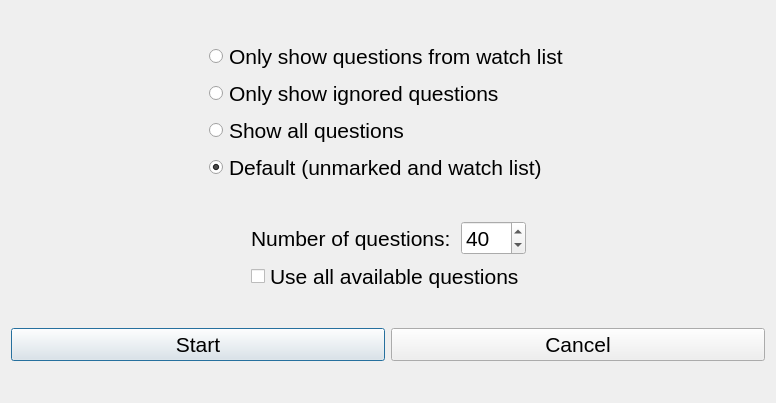
<?xml version="1.0" encoding="UTF-8"?>
<ui version="4.0">
 <class>new_training_dialog</class>
 <widget class="QDialog" name="new_training_dialog">
  <property name="geometry">
   <rect>
    <x>0</x>
    <y>0</y>
    <width>776</width>
    <height>403</height>
   </rect>
  </property>
  <property name="windowTitle">
   <string>Question Filter</string>
  </property>
  <layout class="QVBoxLayout" name="verticalLayout_3">
   <item>
    <spacer name="verticalSpacer">
     <property name="orientation">
      <enum>Qt::Vertical</enum>
     </property>
     <property name="sizeType">
      <enum>QSizePolicy::Preferred</enum>
     </property>
     <property name="sizeHint" stdset="0">
      <size>
       <width>20</width>
       <height>40</height>
      </size>
     </property>
    </spacer>
   </item>
   <item>
    <layout class="QHBoxLayout" name="horizontalLayout_2">
     <item>
      <spacer name="horizontalSpacer">
       <property name="orientation">
        <enum>Qt::Horizontal</enum>
       </property>
       <property name="sizeHint" stdset="0">
        <size>
         <width>40</width>
         <height>20</height>
        </size>
       </property>
      </spacer>
     </item>
     <item>
      <layout class="QVBoxLayout" name="verticalLayout">
       <item>
        <widget class="QRadioButton" name="radioButton_watched_only">
         <property name="font">
          <font>
           <pointsize>16</pointsize>
          </font>
         </property>
         <property name="text">
          <string>Only show questions from watch list</string>
         </property>
        </widget>
       </item>
       <item>
        <widget class="QRadioButton" name="radioButton_done_only">
         <property name="font">
          <font>
           <pointsize>16</pointsize>
          </font>
         </property>
         <property name="text">
          <string>Only show ignored questions</string>
         </property>
        </widget>
       </item>
       <item>
        <widget class="QRadioButton" name="radioButton_show_all">
         <property name="font">
          <font>
           <pointsize>16</pointsize>
          </font>
         </property>
         <property name="text">
          <string>Show all questions</string>
         </property>
        </widget>
       </item>
       <item>
        <widget class="QRadioButton" name="radioButton_default">
         <property name="font">
          <font>
           <pointsize>16</pointsize>
          </font>
         </property>
         <property name="text">
          <string>Default (unmarked and watch list)</string>
         </property>
         <property name="checked">
          <bool>true</bool>
         </property>
        </widget>
       </item>
      </layout>
     </item>
     <item>
      <spacer name="horizontalSpacer_2">
       <property name="orientation">
        <enum>Qt::Horizontal</enum>
       </property>
       <property name="sizeHint" stdset="0">
        <size>
         <width>40</width>
         <height>20</height>
        </size>
       </property>
      </spacer>
     </item>
    </layout>
   </item>
   <item>
    <spacer name="verticalSpacer_2">
     <property name="orientation">
      <enum>Qt::Vertical</enum>
     </property>
     <property name="sizeHint" stdset="0">
      <size>
       <width>20</width>
       <height>41</height>
      </size>
     </property>
    </spacer>
   </item>
   <item>
    <layout class="QHBoxLayout" name="horizontalLayout_3">
     <item>
      <spacer name="horizontalSpacer_3">
       <property name="orientation">
        <enum>Qt::Horizontal</enum>
       </property>
       <property name="sizeHint" stdset="0">
        <size>
         <width>40</width>
         <height>20</height>
        </size>
       </property>
      </spacer>
     </item>
     <item>
      <layout class="QVBoxLayout" name="verticalLayout_2">
       <item>
        <layout class="QFormLayout" name="formLayout">
         <property name="horizontalSpacing">
          <number>10</number>
         </property>
         <item row="0" column="0">
          <widget class="QLabel" name="label_number_questions">
           <property name="font">
            <font>
             <pointsize>16</pointsize>
            </font>
           </property>
           <property name="text">
            <string>Number of questions:</string>
           </property>
          </widget>
         </item>
         <item row="0" column="1">
          <widget class="QSpinBox" name="spinBox_number_questions">
           <property name="sizePolicy">
            <sizepolicy hsizetype="Preferred" vsizetype="Preferred">
             <horstretch>0</horstretch>
             <verstretch>0</verstretch>
            </sizepolicy>
           </property>
           <property name="font">
            <font>
             <pointsize>16</pointsize>
            </font>
           </property>
           <property name="maximum">
            <number>999</number>
           </property>
           <property name="value">
            <number>40</number>
           </property>
          </widget>
         </item>
        </layout>
       </item>
       <item>
        <widget class="QCheckBox" name="checkBox_all_questions">
         <property name="font">
          <font>
           <pointsize>16</pointsize>
          </font>
         </property>
         <property name="text">
          <string>Use all available questions</string>
         </property>
        </widget>
       </item>
      </layout>
     </item>
     <item>
      <spacer name="horizontalSpacer_4">
       <property name="orientation">
        <enum>Qt::Horizontal</enum>
       </property>
       <property name="sizeHint" stdset="0">
        <size>
         <width>40</width>
         <height>20</height>
        </size>
       </property>
      </spacer>
     </item>
    </layout>
   </item>
   <item>
    <spacer name="verticalSpacer_4">
     <property name="orientation">
      <enum>Qt::Vertical</enum>
     </property>
     <property name="sizeHint" stdset="0">
      <size>
       <width>20</width>
       <height>40</height>
      </size>
     </property>
    </spacer>
   </item>
   <item>
    <layout class="QHBoxLayout" name="horizontalLayout">
     <item>
      <widget class="QPushButton" name="button_start">
       <property name="sizePolicy">
        <sizepolicy hsizetype="MinimumExpanding" vsizetype="MinimumExpanding">
         <horstretch>0</horstretch>
         <verstretch>0</verstretch>
        </sizepolicy>
       </property>
       <property name="font">
        <font>
         <pointsize>16</pointsize>
        </font>
       </property>
       <property name="text">
        <string>Start</string>
       </property>
      </widget>
     </item>
     <item>
      <widget class="QPushButton" name="button_cancel">
       <property name="sizePolicy">
        <sizepolicy hsizetype="MinimumExpanding" vsizetype="MinimumExpanding">
         <horstretch>0</horstretch>
         <verstretch>0</verstretch>
        </sizepolicy>
       </property>
       <property name="font">
        <font>
         <pointsize>16</pointsize>
        </font>
       </property>
       <property name="text">
        <string>Cancel</string>
       </property>
      </widget>
     </item>
    </layout>
   </item>
   <item>
    <spacer name="verticalSpacer_3">
     <property name="orientation">
      <enum>Qt::Vertical</enum>
     </property>
     <property name="sizeHint" stdset="0">
      <size>
       <width>20</width>
       <height>40</height>
      </size>
     </property>
    </spacer>
   </item>
  </layout>
 </widget>
 <resources/>
 <connections>
  <connection>
   <sender>button_cancel</sender>
   <signal>clicked()</signal>
   <receiver>new_training_dialog</receiver>
   <slot>reject()</slot>
   <hints>
    <hint type="sourcelabel">
     <x>513</x>
     <y>433</y>
    </hint>
    <hint type="destinationlabel">
     <x>395</x>
     <y>96</y>
    </hint>
   </hints>
  </connection>
  <connection>
   <sender>button_start</sender>
   <signal>clicked()</signal>
   <receiver>new_training_dialog</receiver>
   <slot>accept()</slot>
   <hints>
    <hint type="sourcelabel">
     <x>249</x>
     <y>433</y>
    </hint>
    <hint type="destinationlabel">
     <x>102</x>
     <y>362</y>
    </hint>
   </hints>
  </connection>
 </connections>
</ui>
